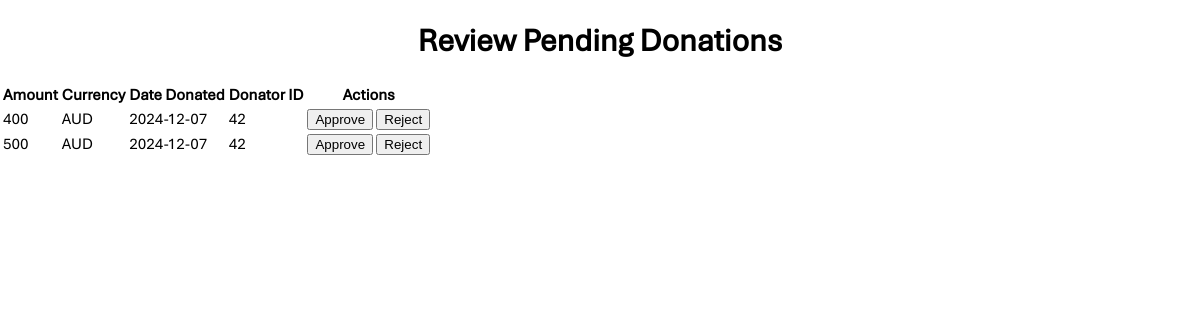
The page /Admin_money.php (signed in) on the database its author committed.
### tables this page shows
CREATE TABLE `p_money` (
  `money_id` int NOT NULL,
  `money_amount` int NOT NULL,
  `currency` varchar(3) NOT NULL,
  `date_donated` date NOT NULL,
  `donator_id` int NOT NULL,
  `status` enum('Pending','Approved','Rejected') DEFAULT 'Pending'
);

### Admin_money.php (the view, shortened to what this page needs)
<?php
$db = new Database();
$conn = $db->conn;
$sql = "SELECT * FROM p_money WHERE status = 'Pending'";
$result = $conn->query($sql);
?>
<!DOCTYPE html>
<html lang="en">
<head>
    <link rel="stylesheet" href="CC2.css">
</head>
<body>
    <header>
        <h1>Review Pending Donations</h1>
    </header>
    <main>
        <table>
            <thead>
                <tr>
                    <th>Amount</th>
                    <th>Currency</th>
                    <th>Date Donated</th>
                    <th>Donator ID</th>
                    <th>Actions</th>
                </tr>
            </thead>
            <tbody>
                <?php
                if ($result->num_rows > 0) {
                    while ($row = $result->fetch_assoc()) {
                        echo "<tr>";
                        echo "<td>" . htmlspecialchars($row['money_amount']) . "</td>";
                        echo "<td>" . htmlspecialchars($row['currency']) . "</td>";
                        echo "<td>" . htmlspecialchars($row['date_donated']) . "</td>";
                        echo "<td>" . htmlspecialchars($row['donator_id']) . "</td>";
                        echo "<td>";
                        echo "<form method='POST' style='display:inline;'>
                                  <input type='hidden' name='donation_id' value='" . $row['donator_id'] . "'>
                                  <button type='submit' name='action' value='approve'>Approve</button>
                              </form>";
                        echo "<form method='POST' style='display:inline;'>
                                  <input type='hidden' name='donation_id' value='" . $row['donator_id'] . "'>
                                  <button type='submit' name='action' value='reject'>Reject</button>
                              </form>";
                        echo "</td>";
                        echo "</tr>";
                    }
                } else {
                    echo "<tr><td colspan='5'>No pending donations found.</td></tr>";
                }
                ?>
            </tbody>
        </table>
    </main>
</body>
</html>

### CC2.css (style rules this page uses)
h1 { text-align: center; justify-content: center; font-family: Aptos; }
body { font-family: Aptos; font-style: normal; margin: 0px; }

### rows shown on the page
p_money: money_amount "400", currency "AUD", date_donated "2024-12-07", donator "42"
p_money: money_amount "500", currency "AUD", date_donated "2024-12-07", donator "42"
